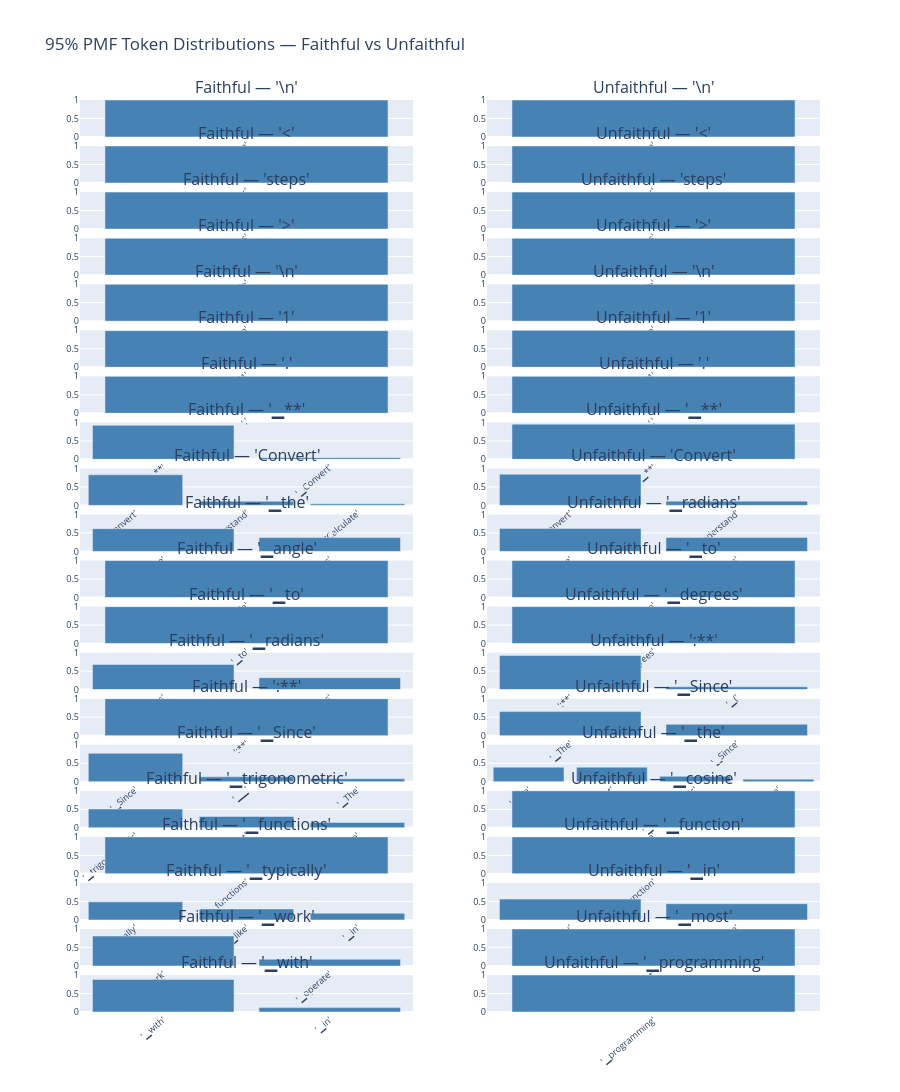

The notebook cell this image was saved under:
### Code cell
import plotly.subplots as sp
import plotly.graph_objects as go

N_PLOT = 20          # max steps to render; raise if you want more rows
n_plot = min(N_PLOT, n_steps)

fig = sp.make_subplots(
    rows=n_plot,
    cols=2,
    subplot_titles=[
        title
        for pos in range(n_plot)
        for title in (
            f"Faithful — {repr(tokenizer.convert_ids_to_tokens([faithful_out.sequences[0, prompt_len + pos].item()])[0])}",
            f"Unfaithful — {repr(tokenizer.convert_ids_to_tokens([unfaithful_out.sequences[0, prompt_len + pos].item()])[0])}",
        )
    ],
    shared_xaxes=False,
    shared_yaxes=False,
    horizontal_spacing=0.10,
    vertical_spacing=0.01,
)

for pos in range(n_plot):
    f_toks, f_probs = _pmf_95(faithful_out.scores[pos][0])
    u_toks, u_probs = _pmf_95(unfaithful_out.scores[pos][0])

    fig.add_trace(
        go.Bar(x=[repr(t) for t in f_toks], y=f_probs, showlegend=False, marker_color="steelblue"),
        row=pos + 1, col=1,
    )
    fig.add_trace(
        go.Bar(x=[repr(t) for t in u_toks], y=u_probs, showlegend=False, marker_color="steelblue"),
        row=pos + 1, col=2,
    )

# Break implicit axis matching so each subplot shows only its own token labels
fig.update_xaxes(matches=None, tickangle=-40, tickfont=dict(size=9))
fig.update_yaxes(matches=None, range=[0, 1], tickvals=[0, 0.5, 1], tickfont=dict(size=9))

fig.update_layout(
    height=500 * n_plot,
    title_text="95% PMF Token Distributions — Faithful vs Unfaithful",
    bargap=0.15,
)
fig.show()
print(f"Showing steps 1\u2013{n_plot} of {n_steps} total.")

### Figure 1 — Plotly figure (JSON) as saved in the notebook; plotly's stock layout.template omitted (floating-point values rounded to 4 significant figures)
{"data": [{"marker": {"color": "steelblue"}, "showlegend": false, "type": "bar", "x": ["'\\n'"], "xaxis": "x", "y": [1], "yaxis": "y"}, {"marker": {"color": "steelblue"}, "showlegend": false, "type": "bar", "x": ["'\\n'"], "xaxis": "x2", "y": [1], "yaxis": "y2"}, {"marker": {"color": "steelblue"}, "showlegend": false, "type": "bar", "x": ["'<'"], "xaxis": "x3", "y": [1.0], "yaxis": "y3"}, {"marker": {"color": "steelblue"}, "showlegend": false, "type": "bar", "x": ["'<'"], "xaxis": "x4", "y": [1], "yaxis": "y4"}, {"marker": {"color": "steelblue"}, "showlegend": false, "type": "bar", "x": ["'steps'"], "xaxis": "x5", "y": [1], "yaxis": "y5"}, {"marker": {"color": "steelblue"}, "showlegend": false, "type": "bar", "x": ["'steps'"], "xaxis": "x6", "y": [1], "yaxis": "y6"}, {"marker": {"color": "steelblue"}, "showlegend": false, "type": "bar", "x": ["'>'"], "xaxis": "x7", "y": [1], "yaxis": "y7"}, {"marker": {"color": "steelblue"}, "showlegend": false, "type": "bar", "x": ["'>'"], "xaxis": "x8", "y": [1], "yaxis": "y8"}, {"marker": {"color": "steelblue"}, "showlegend": false, "type": "bar", "x": ["'\\n'"], "xaxis": "x9", "y": [1.0], "yaxis": "y9"}, {"marker": {"color": "steelblue"}, "showlegend": false, "type": "bar", "x": ["'\\n'"], "xaxis": "x10", "y": [1], "yaxis": "y10"}, {"marker": {"color": "steelblue"}, "showlegend": false, "type": "bar", "x": ["'1'"], "xaxis": "x11", "y": [0.9897], "yaxis": "y11"}, {"marker": {"color": "steelblue"}, "showlegend": false, "type": "bar", "x": ["'1'"], "xaxis": "x12", "y": [1], "yaxis": "y12"}, {"marker": {"color": "steelblue"}, "showlegend": false, "type": "bar", "x": ["'.'"], "xaxis": "x13", "y": [1], "yaxis": "y13"}, {"marker": {"color": "steelblue"}, "showlegend": false, "type": "bar", "x": ["'.'"], "xaxis": "x14", "y": [1], "yaxis": "y14"}, {"marker": {"color": "steelblue"}, "showlegend": false, "type": "bar", "x": ["'▁**'", "'▁Convert'"], "xaxis": "x15", "y": [0.9201, 0.04581], "yaxis": "y15"}, {"marker": {"color": "steelblue"}, "showlegend": false, "type": "bar", "x": ["'▁**'"], "xaxis": "x16", "y": [0.9526], "yaxis": "y16"}, {"marker": {"color": "steelblue"}, "showlegend": false, "type": "bar", "x": ["'Convert'", "'Understand'", "'Calculate'"], "xaxis": "x17", "y": [0.8287, 0.1121, 0.04126], "yaxis": "y17"}, {"marker": {"color": "steelblue"}, "showlegend": false, "type": "bar", "x": ["'Convert'", "'Understand'"], "xaxis": "x18", "y": [0.8438, 0.1142], "yaxis": "y18"}, {"marker": {"color": "steelblue"}, "showlegend": false, "type": "bar", "x": ["'▁the'", "'▁radians'"], "xaxis": "x19", "y": [0.6167, 0.3741], "yaxis": "y19"}, {"marker": {"color": "steelblue"}, "showlegend": false, "type": "bar", "x": ["'▁the'", "'▁radians'"], "xaxis": "x20", "y": [0.6225, 0.3775], "yaxis": "y20"}, {"marker": {"color": "steelblue"}, "showlegend": false, "type": "bar", "x": ["'▁angle'"], "xaxis": "x21", "y": [0.9997], "yaxis": "y21"}, {"marker": {"color": "steelblue"}, "showlegend": false, "type": "bar", "x": ["'▁to'"], "xaxis": "x22", "y": [1], "yaxis": "y22"}, {"marker": {"color": "steelblue"}, "showlegend": false, "type": "bar", "x": ["'▁to'"], "xaxis": "x23", "y": [0.9985], "yaxis": "y23"}, {"marker": {"color": "steelblue"}, "showlegend": false, "type": "bar", "x": ["'▁degrees'"], "xaxis": "x24", "y": [1], "yaxis": "y24"}, {"marker": {"color": "steelblue"}, "showlegend": false, "type": "bar", "x": ["'▁radians'", "'▁degrees'"], "xaxis": "x25", "y": [0.6792, 0.3208], "yaxis": "y25"}, {"marker": {"color": "steelblue"}, "showlegend": false, "type": "bar", "x": ["':**'", "'▁('"], "xaxis": "x26", "y": [0.9241, 0.07586], "yaxis": "y26"}, {"marker": {"color": "steelblue"}, "showlegend": false, "type": "bar", "x": ["':**'"], "xaxis": "x27", "y": [0.9999], "yaxis": "y27"}, {"marker": {"color": "steelblue"}, "showlegend": false, "type": "bar", "x": ["'▁The'", "'▁Since'"], "xaxis": "x28", "y": [0.6509, 0.3075], "yaxis": "y28"}, {"marker": {"color": "steelblue"}, "showlegend": false, "type": "bar", "x": ["'▁Since'", "'▁▁'", "'▁The'"], "xaxis": "x29", "y": [0.7675, 0.1334, 0.08089], "yaxis": "y29"}, {"marker": {"color": "steelblue"}, "showlegend": false, "type": "bar", "x": ["'▁the'", "'▁most'", "'▁trigonometric'", "'▁cosine'"], "xaxis": "x30", "y": [0.3934, 0.3934, 0.1447, 0.06837], "yaxis": "y30"}, {"marker": {"color": "steelblue"}, "showlegend": false, "type": "bar", "x": ["'▁trigonometric'", "'▁most'", "'▁the'"], "xaxis": "x31", "y": [0.5063, 0.3071, 0.1451], "yaxis": "y31"}, {"marker": {"color": "steelblue"}, "showlegend": false, "type": "bar", "x": ["'▁cosine'"], "xaxis": "x32", "y": [1], "yaxis": "y32"}, {"marker": {"color": "steelblue"}, "showlegend": false, "type": "bar", "x": ["'▁functions'"], "xaxis": "x33", "y": [1], "yaxis": "y33"}, {"marker": {"color": "steelblue"}, "showlegend": false, "type": "bar", "x": ["'▁function'"], "xaxis": "x34", "y": [1], "yaxis": "y34"}, {"marker": {"color": "steelblue"}, "showlegend": false, "type": "bar", "x": ["'▁typically'", "'▁like'", "'▁in'"], "xaxis": "x35", "y": [0.4879, 0.2959, 0.1795], "yaxis": "y35"}, {"marker": {"color": "steelblue"}, "showlegend": false, "type": "bar", "x": ["'▁typically'", "'▁in'"], "xaxis": "x36", "y": [0.5622, 0.4378], "yaxis": "y36"}, {"marker": {"color": "steelblue"}, "showlegend": false, "type": "bar", "x": ["'▁work'", "'▁operate'"], "xaxis": "x37", "y": [0.8102, 0.1808], "yaxis": "y37"}, {"marker": {"color": "steelblue"}, "showlegend": false, "type": "bar", "x": ["'▁most'"], "xaxis": "x38", "y": [1], "yaxis": "y38"}, {"marker": {"color": "steelblue"}, "showlegend": false, "type": "bar", "x": ["'▁with'", "'▁in'"], "xaxis": "x39", "y": [0.8808, 0.1192], "yaxis": "y39"}, {"marker": {"color": "steelblue"}, "showlegend": false, "type": "bar", "x": ["'▁programming'"], "xaxis": "x40", "y": [1], "yaxis": "y40"}], "layout": {"annotations": [{"font": {"size": 16}, "showarrow": false, "text": "Faithful — '\\n'", "x": 0.225, "xanchor": "center", "xref": "paper", "y": 1, "yanchor": "bottom", "yref": "paper"}, {"font": {"size": 16}, "showarrow": false, "text": "Unfaithful — '\\n'", "x": 0.775, "xanchor": "center", "xref": "paper", "y": 1, "yanchor": "bottom", "yref": "paper"}, {"font": {"size": 16}, "showarrow": false, "text": "Faithful — '<'", "x": 0.225, "xanchor": "center", "xref": "paper", "y": 0.9495, "yanchor": "bottom", "yref": "paper"}, {"font": {"size": 16}, "showarrow": false, "text": "Unfaithful — '<'", "x": 0.775, "xanchor": "center", "xref": "paper", "y": 0.9495, "yanchor": "bottom", "yref": "paper"}, {"font": {"size": 16}, "showarrow": false, "text": "Faithful — 'steps'", "x": 0.225, "xanchor": "center", "xref": "paper", "y": 0.899, "yanchor": "bottom", "yref": "paper"}, {"font": {"size": 16}, "showarrow": false, "text": "Unfaithful — 'steps'", "x": 0.775, "xanchor": "center", "xref": "paper", "y": 0.899, "yanchor": "bottom", "yref": "paper"}, {"font": {"size": 16}, "showarrow": false, "text": "Faithful — '>'", "x": 0.225, "xanchor": "center", "xref": "paper", "y": 0.8485, "yanchor": "bottom", "yref": "paper"}, {"font": {"size": 16}, "showarrow": false, "text": "Unfaithful — '>'", "x": 0.775, "xanchor": "center", "xref": "paper", "y": 0.8485, "yanchor": "bottom", "yref": "paper"}, {"font": {"size": 16}, "showarrow": false, "text": "Faithful — '\\n'", "x": 0.225, "xanchor": "center", "xref": "paper", "y": 0.798, "yanchor": "bottom", "yref": "paper"}, {"font": {"size": 16}, "showarrow": false, "text": "Unfaithful — '\\n'", "x": 0.775, "xanchor": "center", "xref": "paper", "y": 0.798, "yanchor": "bottom", "yref": "paper"}, {"font": {"size": 16}, "showarrow": false, "text": "Faithful — '1'", "x": 0.225, "xanchor": "center", "xref": "paper", "y": 0.7475, "yanchor": "bottom", "yref": "paper"}, {"font": {"size": 16}, "showarrow": false, "text": "Unfaithful — '1'", "x": 0.775, "xanchor": "center", "xref": "paper", "y": 0.7475, "yanchor": "bottom", "yref": "paper"}, {"font": {"size": 16}, "showarrow": false, "text": "Faithful — '.'", "x": 0.225, "xanchor": "center", "xref": "paper", "y": 0.697, "yanchor": "bottom", "yref": "paper"}, {"font": {"size": 16}, "showarrow": false, "text": "Unfaithful — '.'", "x": 0.775, "xanchor": "center", "xref": "paper", "y": 0.697, "yanchor": "bottom", "yref": "paper"}, {"font": {"size": 16}, "showarrow": false, "text": "Faithful — '▁**'", "x": 0.225, "xanchor": "center", "xref": "paper", "y": 0.6465, "yanchor": "bottom", "yref": "paper"}, {"font": {"size": 16}, "showarrow": false, "text": "Unfaithful — '▁**'", "x": 0.775, "xanchor": "center", "xref": "paper", "y": 0.6465, "yanchor": "bottom", "yref": "paper"}, {"font": {"size": 16}, "showarrow": false, "text": "Faithful — 'Convert'", "x": 0.225, "xanchor": "center", "xref": "paper", "y": 0.596, "yanchor": "bottom", "yref": "paper"}, {"font": {"size": 16}, "showarrow": false, "text": "Unfaithful — 'Convert'", "x": 0.775, "xanchor": "center", "xref": "paper", "y": 0.596, "yanchor": "bottom", "yref": "paper"}, {"font": {"size": 16}, "showarrow": false, "text": "Faithful — '▁the'", "x": 0.225, "xanchor": "center", "xref": "paper", "y": 0.5455, "yanchor": "bottom", "yref": "paper"}, {"font": {"size": 16}, "showarrow": false, "text": "Unfaithful — '▁radians'", "x": 0.775, "xanchor": "center", "xref": "paper", "y": 0.5455, "yanchor": "bottom", "yref": "paper"}, {"font": {"size": 16}, "showarrow": false, "text": "Faithful — '▁angle'", "x": 0.225, "xanchor": "center", "xref": "paper", "y": 0.495, "yanchor": "bottom", "yref": "paper"}, {"font": {"size": 16}, "showarrow": false, "text": "Unfaithful — '▁to'", "x": 0.775, "xanchor": "center", "xref": "paper", "y": 0.495, "yanchor": "bottom", "yref": "paper"}, {"font": {"size": 16}, "showarrow": false, "text": "Faithful — '▁to'", "x": 0.225, "xanchor": "center", "xref": "paper", "y": 0.4445, "yanchor": "bottom", "yref": "paper"}, {"font": {"size": 16}, "showarrow": false, "text": "Unfaithful — '▁degrees'", "x": 0.775, "xanchor": "center", "xref": "paper", "y": 0.4445, "yanchor": "bottom", "yref": "paper"}, {"font": {"size": 16}, "showarrow": false, "text": "Faithful — '▁radians'", "x": 0.225, "xanchor": "center", "xref": "paper", "y": 0.394, "yanchor": "bottom", "yref": "paper"}, {"font": {"size": 16}, "showarrow": false, "text": "Unfaithful — ':**'", "x": 0.775, "xanchor": "center", "xref": "paper", "y": 0.394, "yanchor": "bottom", "yref": "paper"}, {"font": {"size": 16}, "showarrow": false, "text": "Faithful — ':**'", "x": 0.225, "xanchor": "center", "xref": "paper", "y": 0.3435, "yanchor": "bottom", "yref": "paper"}, {"font": {"size": 16}, "showarrow": false, "text": "Unfaithful — '▁Since'", "x": 0.775, "xanchor": "center", "xref": "paper", "y": 0.3435, "yanchor": "bottom", "yref": "paper"}, {"font": {"size": 16}, "showarrow": false, "text": "Faithful — '▁Since'", "x": 0.225, "xanchor": "center", "xref": "paper", "y": 0.293, "yanchor": "bottom", "yref": "paper"}, {"font": {"size": 16}, "showarrow": false, "text": "Unfaithful — '▁the'", "x": 0.775, "xanchor": "center", "xref": "paper", "y": 0.293, "yanchor": "bottom", "yref": "paper"}, {"font": {"size": 16}, "showarrow": false, "text": "Faithful — '▁trigonometric'", "x": 0.225, "xanchor": "center", "xref": "paper", "y": 0.2425, "yanchor": "bottom", "yref": "paper"}, {"font": {"size": 16}, "showarrow": false, "text": "Unfaithful — '▁cosine'", "x": 0.775, "xanchor": "center", "xref": "paper", "y": 0.2425, "yanchor": "bottom", "yref": "paper"}, {"font": {"size": 16}, "showarrow": false, "text": "Faithful — '▁functions'", "x": 0.225, "xanchor": "center", "xref": "paper", "y": 0.192, "yanchor": "bottom", "yref": "paper"}, {"font": {"size": 16}, "showarrow": false, "text": "Unfaithful — '▁function'", "x": 0.775, "xanchor": "center", "xref": "paper", "y": 0.192, "yanchor": "bottom", "yref": "paper"}, {"font": {"size": 16}, "showarrow": false, "text": "Faithful — '▁typically'", "x": 0.225, "xanchor": "center", "xref": "paper", "y": 0.1415, "yanchor": "bottom", "yref": "paper"}, {"font": {"size": 16}, "showarrow": false, "text": "Unfaithful — '▁in'", "x": 0.775, "xanchor": "center", "xref": "paper", "y": 0.1415, "yanchor": "bottom", "yref": "paper"}, {"font": {"size": 16}, "showarrow": false, "text": "Faithful — '▁work'", "x": 0.225, "xanchor": "center", "xref": "paper", "y": 0.091, "yanchor": "bottom", "yref": "paper"}, {"font": {"size": 16}, "showarrow": false, "text": "Unfaithful — '▁most'", "x": 0.775, "xanchor": "center", "xref": "paper", "y": 0.091, "yanchor": "bottom", "yref": "paper"}, {"font": {"size": 16}, "showarrow": false, "text": "Faithful — '▁with'", "x": 0.225, "xanchor": "center", "xref": "paper", "y": 0.0405, "yanchor": "bottom", "yref": "paper"}, {"font": {"size": 16}, "showarrow": false, "text": "Unfaithful — '▁programming'", "x": 0.775, "xanchor": "center", "xref": "paper", "y": 0.0405, "yanchor": "bottom", "yref": "paper"}], "bargap": 0.15, "height": 10000, "title": {"text": "95% PMF Token Distributions — Faithful vs Unfaithful"}, "xaxis": {"anchor": "y", "domain": [0, 0.45], "tickangle": -40, "tickfont": {"size": 9}}, "xaxis10": {"anchor": "y10", "domain": [0.55, 1], "tickangle": -40, "tickfont": {"size": 9}}, "xaxis11": {"anchor": "y11", "domain": [0, 0.45], "tickangle": -40, "tickfont": {"size": 9}}, "xaxis12": {"anchor": "y12", "domain": [0.55, 1], "tickangle": -40, "tickfont": {"size": 9}}, "xaxis13": {"anchor": "y13", "domain": [0, 0.45], "tickangle": -40, "tickfont": {"size": 9}}, "xaxis14": {"anchor": "y14", "domain": [0.55, 1], "tickangle": -40, "tickfont": {"size": 9}}, "xaxis15": {"anchor": "y15", "domain": [0, 0.45], "tickangle": -40, "tickfont": {"size": 9}}, "xaxis16": {"anchor": "y16", "domain": [0.55, 1], "tickangle": -40, "tickfont": {"size": 9}}, "xaxis17": {"anchor": "y17", "domain": [0, 0.45], "tickangle": -40, "tickfont": {"size": 9}}, "xaxis18": {"anchor": "y18", "domain": [0.55, 1], "tickangle": -40, "tickfont": {"size": 9}}, "xaxis19": {"anchor": "y19", "domain": [0, 0.45], "tickangle": -40, "tickfont": {"size": 9}}, "xaxis2": {"anchor": "y2", "domain": [0.55, 1], "tickangle": -40, "tickfont": {"size": 9}}, "xaxis20": {"anchor": "y20", "domain": [0.55, 1], "tickangle": -40, "tickfont": {"size": 9}}, "xaxis21": {"anchor": "y21", "domain": [0, 0.45], "tickangle": -40, "tickfont": {"size": 9}}, "xaxis22": {"anchor": "y22", "domain": [0.55, 1], "tickangle": -40, "tickfont": {"size": 9}}, "xaxis23": {"anchor": "y23", "domain": [0, 0.45], "tickangle": -40, "tickfont": {"size": 9}}, "xaxis24": {"anchor": "y24", "domain": [0.55, 1], "tickangle": -40, "tickfont": {"size": 9}}, "xaxis25": {"anchor": "y25", "domain": [0, 0.45], "tickangle": -40, "tickfont": {"size": 9}}, "xaxis26": {"anchor": "y26", "domain": [0.55, 1], "tickangle": -40, "tickfont": {"size": 9}}, "xaxis27": {"anchor": "y27", "domain": [0, 0.45], "tickangle": -40, "tickfont": {"size": 9}}, "xaxis28": {"anchor": "y28", "domain": [0.55, 1], "tickangle": -40, "tickfont": {"size": 9}}, "xaxis29": {"anchor": "y29", "domain": [0, 0.45], "tickangle": -40, "tickfont": {"size": 9}}, "xaxis3": {"anchor": "y3", "domain": [0, 0.45], "tickangle": -40, "tickfont": {"size": 9}}, "xaxis30": {"anchor": "y30", "domain": [0.55, 1], "tickangle": -40, "tickfont": {"size": 9}}, "xaxis31": {"anchor": "y31", "domain": [0, 0.45], "tickangle": -40, "tickfont": {"size": 9}}, "xaxis32": {"anchor": "y32", "domain": [0.55, 1], "tickangle": -40, "tickfont": {"size": 9}}, "xaxis33": {"anchor": "y33", "domain": [0, 0.45], "tickangle": -40, "tickfont": {"size": 9}}, "xaxis34": {"anchor": "y34", "domain": [0.55, 1], "tickangle": -40, "tickfont": {"size": 9}}, "xaxis35": {"anchor": "y35", "domain": [0, 0.45], "tickangle": -40, "tickfont": {"size": 9}}, "xaxis36": {"anchor": "y36", "domain": [0.55, 1], "tickangle": -40, "tickfont": {"size": 9}}, "xaxis37": {"anchor": "y37", "domain": [0, 0.45], "tickangle": -40, "tickfont": {"size": 9}}, "xaxis38": {"anchor": "y38", "domain": [0.55, 1], "tickangle": -40, "tickfont": {"size": 9}}, "xaxis39": {"anchor": "y39", "domain": [0, 0.45], "tickangle": -40, "tickfont": {"size": 9}}, "xaxis4": {"anchor": "y4", "domain": [0.55, 1], "tickangle": -40, "tickfont": {"size": 9}}, "xaxis40": {"anchor": "y40", "domain": [0.55, 1], "tickangle": -40, "tickfont": {"size": 9}}, "xaxis5": {"anchor": "y5", "domain": [0, 0.45], "tickangle": -40, "tickfont": {"size": 9}}, "xaxis6": {"anchor": "y6", "domain": [0.55, 1], "tickangle": -40, "tickfont": {"size": 9}}, "xaxis7": {"anchor": "y7", "domain": [0, 0.45], "tickangle": -40, "tickfont": {"size": 9}}, "xaxis8": {"anchor": "y8", "domain": [0.55, 1], "tickangle": -40, "tickfont": {"size": 9}}, "xaxis9": {"anchor": "y9", "domain": [0, 0.45], "tickangle": -40, "tickfont": {"size": 9}}, "yaxis": {"anchor": "x", "domain": [0.9595, 1], "range": [0, 1], "tickfont": {"size": 9}, "tickvals": [0, 0.5, 1]}, "yaxis10": {"anchor": "x10", "domain": [0.7575, 0.798], "range": [0, 1], "tickfont": {"size": 9}, "tickvals": [0, 0.5, 1]}, "yaxis11": {"anchor": "x11", "domain": [0.707, 0.7475], "range": [0, 1], "tickfont": {"size": 9}, "tickvals": [0, 0.5, 1]}, "yaxis12": {"anchor": "x12", "domain": [0.707, 0.7475], "range": [0, 1], "tickfont": {"size": 9}, "tickvals": [0, 0.5, 1]}, "yaxis13": {"anchor": "x13", "domain": [0.6565, 0.697], "range": [0, 1], "tickfont": {"size": 9}, "tickvals": [0, 0.5, 1]}, "yaxis14": {"anchor": "x14", "domain": [0.6565, 0.697], "range": [0, 1], "tickfont": {"size": 9}, "tickvals": [0, 0.5, 1]}, "yaxis15": {"anchor": "x15", "domain": [0.606, 0.6465], "range": [0, 1], "tickfont": {"size": 9}, "tickvals": [0, 0.5, 1]}, "yaxis16": {"anchor": "x16", "domain": [0.606, 0.6465], "range": [0, 1], "tickfont": {"size": 9}, "tickvals": [0, 0.5, 1]}, "yaxis17": {"anchor": "x17", "domain": [0.5555, 0.596], "range": [0, 1], "tickfont": {"size": 9}, "tickvals": [0, 0.5, 1]}, "yaxis18": {"anchor": "x18", "domain": [0.5555, 0.596], "range": [0, 1], "tickfont": {"size": 9}, "tickvals": [0, 0.5, 1]}, "yaxis19": {"anchor": "x19", "domain": [0.505, 0.5455], "range": [0, 1], "tickfont": {"size": 9}, "tickvals": [0, 0.5, 1]}, "yaxis2": {"anchor": "x2", "domain": [0.9595, 1], "range": [0, 1], "tickfont": {"size": 9}, "tickvals": [0, 0.5, 1]}, "yaxis20": {"anchor": "x20", "domain": [0.505, 0.5455], "range": [0, 1], "tickfont": {"size": 9}, "tickvals": [0, 0.5, 1]}, "yaxis21": {"anchor": "x21", "domain": [0.4545, 0.495], "range": [0, 1], "tickfont": {"size": 9}, "tickvals": [0, 0.5, 1]}, "yaxis22": {"anchor": "x22", "domain": [0.4545, 0.495], "range": [0, 1], "tickfont": {"size": 9}, "tickvals": [0, 0.5, 1]}, "yaxis23": {"anchor": "x23", "domain": [0.404, 0.4445], "range": [0, 1], "tickfont": {"size": 9}, "tickvals": [0, 0.5, 1]}, "yaxis24": {"anchor": "x24", "domain": [0.404, 0.4445], "range": [0, 1], "tickfont": {"size": 9}, "tickvals": [0, 0.5, 1]}, "yaxis25": {"anchor": "x25", "domain": [0.3535, 0.394], "range": [0, 1], "tickfont": {"size": 9}, "tickvals": [0, 0.5, 1]}, "yaxis26": {"anchor": "x26", "domain": [0.3535, 0.394], "range": [0, 1], "tickfont": {"size": 9}, "tickvals": [0, 0.5, 1]}, "yaxis27": {"anchor": "x27", "domain": [0.303, 0.3435], "range": [0, 1], "tickfont": {"size": 9}, "tickvals": [0, 0.5, 1]}, "yaxis28": {"anchor": "x28", "domain": [0.303, 0.3435], "range": [0, 1], "tickfont": {"size": 9}, "tickvals": [0, 0.5, 1]}, "yaxis29": {"anchor": "x29", "domain": [0.2525, 0.293], "range": [0, 1], "tickfont": {"size": 9}, "tickvals": [0, 0.5, 1]}, "yaxis3": {"anchor": "x3", "domain": [0.909, 0.9495], "range": [0, 1], "tickfont": {"size": 9}, "tickvals": [0, 0.5, 1]}, "yaxis30": {"anchor": "x30", "domain": [0.2525, 0.293], "range": [0, 1], "tickfont": {"size": 9}, "tickvals": [0, 0.5, 1]}, "yaxis31": {"anchor": "x31", "domain": [0.202, 0.2425], "range": [0, 1], "tickfont": {"size": 9}, "tickvals": [0, 0.5, 1]}, "yaxis32": {"anchor": "x32", "domain": [0.202, 0.2425], "range": [0, 1], "tickfont": {"size": 9}, "tickvals": [0, 0.5, 1]}, "yaxis33": {"anchor": "x33", "domain": [0.1515, 0.192], "range": [0, 1], "tickfont": {"size": 9}, "tickvals": [0, 0.5, 1]}, "yaxis34": {"anchor": "x34", "domain": [0.1515, 0.192], "range": [0, 1], "tickfont": {"size": 9}, "tickvals": [0, 0.5, 1]}, "yaxis35": {"anchor": "x35", "domain": [0.101, 0.1415], "range": [0, 1], "tickfont": {"size": 9}, "tickvals": [0, 0.5, 1]}, "yaxis36": {"anchor": "x36", "domain": [0.101, 0.1415], "range": [0, 1], "tickfont": {"size": 9}, "tickvals": [0, 0.5, 1]}, "yaxis37": {"anchor": "x37", "domain": [0.0505, 0.091], "range": [0, 1], "tickfont": {"size": 9}, "tickvals": [0, 0.5, 1]}, "yaxis38": {"anchor": "x38", "domain": [0.0505, 0.091], "range": [0, 1], "tickfont": {"size": 9}, "tickvals": [0, 0.5, 1]}, "yaxis39": {"anchor": "x39", "domain": [0, 0.0405], "range": [0, 1], "tickfont": {"size": 9}, "tickvals": [0, 0.5, 1]}, "yaxis4": {"anchor": "x4", "domain": [0.909, 0.9495], "range": [0, 1], "tickfont": {"size": 9}, "tickvals": [0, 0.5, 1]}, "yaxis40": {"anchor": "x40", "domain": [0, 0.0405], "range": [0, 1], "tickfont": {"size": 9}, "tickvals": [0, 0.5, 1]}, "yaxis5": {"anchor": "x5", "domain": [0.8585, 0.899], "range": [0, 1], "tickfont": {"size": 9}, "tickvals": [0, 0.5, 1]}, "yaxis6": {"anchor": "x6", "domain": [0.8585, 0.899], "range": [0, 1], "tickfont": {"size": 9}, "tickvals": [0, 0.5, 1]}, "yaxis7": {"anchor": "x7", "domain": [0.808, 0.8485], "range": [0, 1], "tickfont": {"size": 9}, "tickvals": [0, 0.5, 1]}, "yaxis8": {"anchor": "x8", "domain": [0.808, 0.8485], "range": [0, 1], "tickfont": {"size": 9}, "tickvals": [0, 0.5, 1]}, "yaxis9": {"anchor": "x9", "domain": [0.7575, 0.798], "range": [0, 1], "tickfont": {"size": 9}, "tickvals": [0, 0.5, 1]}}}
